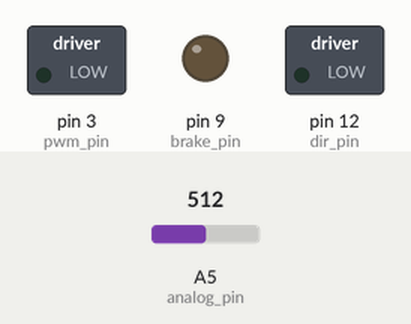
Simulated run of this sketch. Board: Arduino Uno, built with avr-gcc and run on an emulated ATmega328P. On the bench: switched loads named in the sketch (green lamp = pin HIGH), output pins drawn as LEDs (lit = HIGH). The inputs (shaded band) are chosen by the test bench; at power-on: A5 (analog_pin) = 512.

Above: at 1.2 s.
1.3 s: A5 (analog_pin) set to 716
At 2.5 s:
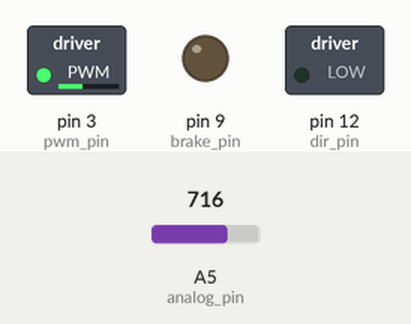
2.8 s: A5 (analog_pin) set to 900
At 3.9 s:
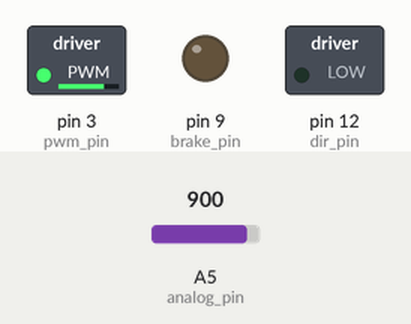
4.3 s: A5 (analog_pin) set to 511
At 5.0 s:
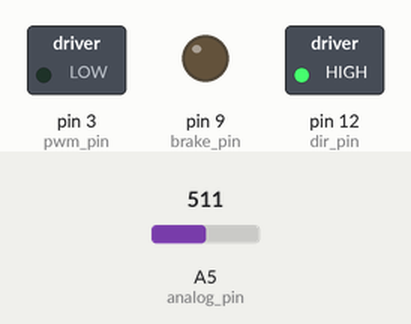
5.8 s: A5 (analog_pin) set to 306
At 6.2 s:
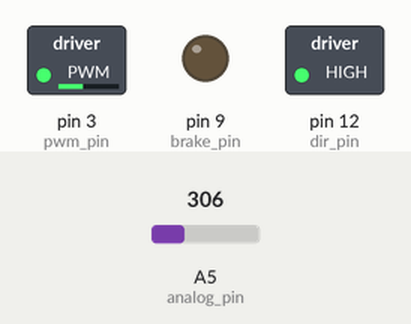
7.3 s: A5 (analog_pin) set to 122
At 8.5 s:
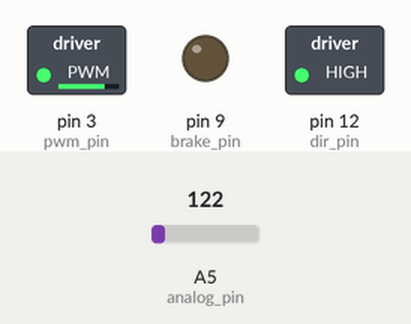
Timing chart, 0 to 9.8 s (numbered marks = the images above; inputs shaded):
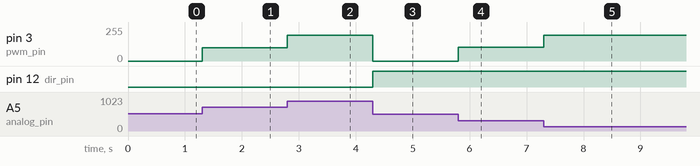

Measured:
- after the input at 1.3 s, pin 3 (pwm_pin): 0/255 → 101/255 at once
- after the input at 2.8 s, pin 3 (pwm_pin): 101/255 → 193/255 at once
- after the input at 4.3 s, pin 3 (pwm_pin): 193/255 → 0/255 at once; pin 12 (dir_pin): LOW → HIGH at once
- after the input at 5.8 s, pin 3 (pwm_pin): 0/255 → 103/255 at once
- after the input at 7.3 s, pin 3 (pwm_pin): 103/255 → 195/255 at once

The sketch:

dc_motor.ino
```cpp
// Define the pin numbers.
const int dir_pin = 12;
const int brake_pin = 9;
const int pwm_pin = 3;
const int analog_pin = A5;

void setup() {
  // Set direction and brake pins as outputs.
  pinMode(dir_pin, OUTPUT);
  pinMode(brake_pin, OUTPUT);
  // Disable brake functionality.
  digitalWrite(brake_pin, LOW);
}

void loop() {
  // Read the potentiometer voltage.
  int analog_val = analogRead(analog_pin);
  // Map the potentiometer value to
  // direction and PWM output (see Figure 3.4).
  if (analog_val < 512) {
    // Turn forward.
    digitalWrite(dir_pin, HIGH);
    int pwm;
    pwm = map(analog_val, 0, 511, 255, 0);
    analogWrite(pwm_pin, pwm);
  } else {
    // Turn backward.
    digitalWrite(dir_pin, LOW);
    int pwm;
    pwm = map(analog_val, 512, 1023, 0, 255);
    analogWrite(pwm_pin, pwm);
  }
}
```
